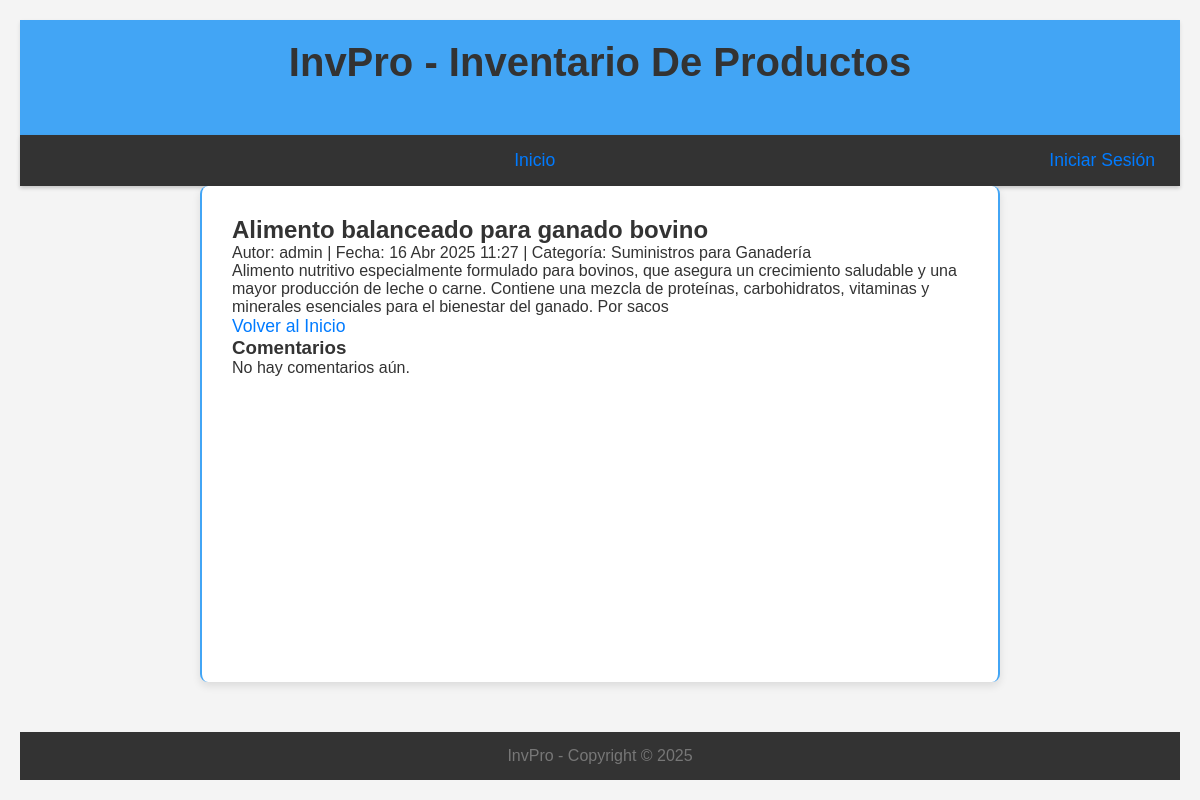
The page /producto/1/ on the database as committed earlier.
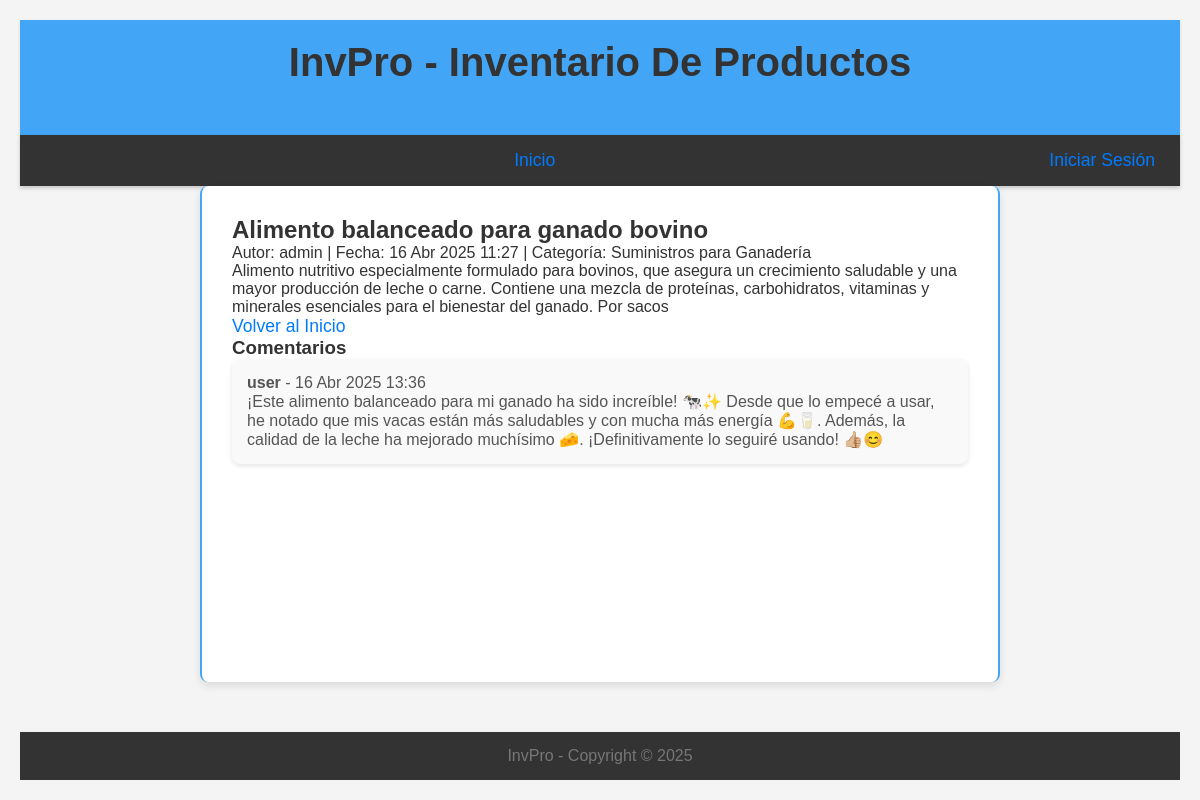
The same page on the database as committed later.
### producto/models.py (models this page shows, shortened)
class Producto(models.Model):
    nombre = models.CharField(max_length=200)
    descripcion = models.TextField()
    precio = models.DecimalField(max_digits=10, decimal_places=2)
    cantidad = models.IntegerField()
    autor = models.ForeignKey(User, on_delete=models.CASCADE)  # Relación con usuario (quién maneja el producto)
    categoria = models.ForeignKey(Categoria, on_delete=models.SET_NULL, null=True, blank=True)  # Relación con categoría
    created_at = models.DateTimeField(auto_now_add=True)
    updated_at = models.DateTimeField(auto_now=True)

class Categoria(models.Model):
    nombre = models.CharField(max_length=100, unique=True)
    class Meta:
        verbose_name = "Categoría"
        verbose_name_plural = "Categorías"

class Comentario(models.Model):
    producto = models.ForeignKey(Producto, on_delete=models.CASCADE, related_name="comentarios")  # Relación con producto
    autor = models.ForeignKey(User, on_delete=models.CASCADE)  # Relación con usuario (quién comenta)
    contenido = models.TextField()
    created_at = models.DateTimeField(auto_now_add=True)

### producto/views.py (the view, shortened to what this page needs)
# urls.py: path('producto/<int:producto_id>/', views.detalle_producto, name='detalle_producto'),  # Detalle de producto
def detalle_producto(request, producto_id):
    producto = get_object_or_404(Producto, id=producto_id)
    comentarios = producto.comentarios.all().order_by('-created_at')  # Trae todos los comentarios ordenados por fecha
    form = ComentarioForm()
    return render(request, 'producto/detalle_producto.html', {
        'producto': producto,
        'comentarios': comentarios,
        'form': form
    })

### producto/templates/producto/detalle_producto.html (shortened to what this page needs)
{% extends 'producto/base.html' %}
{% load static %}
{% block extra_head %}
<link rel="stylesheet" href="{% static 'producto/css/detalle_producto.css' %}">
{% endblock extra_head %}
{% block content %}
<div class="detalle-producto">
    <h2 class="producto-title">{{ producto.nombre }}</h2>
    <p class="producto-meta">
        Autor: {{ producto.autor.username }} |
        Fecha: {{ producto.created_at|date:"d M Y H:i" }} |
        Categoría: {{ producto.categoria.nombre|default:"Sin categoría" }}
    </p>
    <div class="producto-contenido">
        {{ producto.descripcion }}
    </div>
    <div class="producto-actions">
        {% if user.is_authenticated %}
            <a href="{% url 'productos' %}" class="btn-volver">Volver a Productos</a>
            {% if user == producto.autor or user.is_superuser %}
                <a href="{% url 'editar_producto' producto.id %}" class="btn-editar">Editar</a>
                <a href="{% url 'borrar_producto' producto.id %}" class="btn-eliminar">Eliminar</a>
            {% endif %}
        {% else %}
            <a href="{% url 'index' %}" class="btn-volver">Volver al Inicio</a>
        {% endif %}
    </div>
</div>
<div class="comentarios-section">
    <h3>Comentarios</h3>
    {% for comentario in comentarios %}
        <div class="comentario">
            <p><strong>{{ comentario.autor.username }}</strong> - {{ comentario.created_at|date:"d M Y H:i" }}</p>
            <p>{{ comentario.contenido }}</p>
        </div>
    {% empty %}
        <p>No hay comentarios aún.</p>
    {% endfor %}
</div>
{% endblock %}

### producto/templates/producto/base.html (shortened to what this page needs)
{% load static %}
<!DOCTYPE html>
<html lang="es">
<head>
    <link rel="stylesheet" href="{% static 'producto/css/base.css' %}">
    {% block extra_head %}
    {% endblock extra_head %}
</head>
<body>
    <main>
        <header class="header-container">
            <div class="header-content">
                {% if user.is_authenticated %}
                <h1 class="user-welcome">Bienvenido {{ user.username }}</h1>
                {% else %}
                <h1 class="site-title">InvPro - Inventario De Productos</h1>
                {% endif %}
            </div>
        </header>
        <nav id="navbar">
            <ul>
                <li><a href="{% url 'index' %}">Inicio</a></li>
            </ul>
            <div class="nav-auth">
                {% if user.is_authenticated %}
                <p>
                    <a href="{% url 'perfil' %}">Perfil</a> |
                    <a class="nav-link" href="#" onClick="document.getElementById('logoutform').submit()">Salir</a>
                </p>
                <form id="logoutform" method="POST" action="{% url 'logout' %}">
                    {% csrf_token %}
                    <input type="hidden">
                </form>
                {% else %}
                <a href="{% url 'login' %}">Iniciar Sesión</a>
                {% endif %}
            </div>
        </nav>
        <section class="page_content">
            {% block content %}
            {% endblock content %}
        </section>
        <footer>
            <p>InvPro - Copyright © 2025</p>
        </footer>
    </main>
</body>
</html>

### producto/static/producto/css/base.css (style rules this page uses)
html, body { height: 100%; margin: 0; font-family: 'Segoe UI', Tahoma, Geneva, Verdana, sans-serif; }
body { display: flex; flex-direction: column; background-color: #f4f4f9; }
main { flex: 1; display: flex; flex-direction: column; }
header { padding: 20px; background-color: #42a5f5; text-align: center; color: white; box-shadow: 0 2px 4px rgba(0, 0, 0, 0.1); }
#navbar { display: flex; justify-content: space-between; padding: 15px 25px; background-color: #333; box-shadow: 0 2px 4px rgba(0, 0, 0, 0.2); }
#navbar ul { display: flex; list-style: none; margin: auto; }
#navbar ul li { margin-right: 25px; }
#navbar div { display: flex; align-items: center; }
a { text-decoration: none; color: #ffffff; font-size: 1.1em; transition: color 0.3s ease; }
.page_content { padding: 30px; flex: 1; margin: 0 15vw; border-left: 2px solid #42a5f5; border-right: 2px solid #42a5f5; background-color: #ffffff; box-shadow: 0 4px 8px rgba(0, 0, 0, 0.1); border-radius: 8px; }
footer { text-align: center; padding: 15px; background-color: #333; color: white; font-size: 1em; }
footer p { margin: 0; }

### producto/static/producto/css/detalle_producto.css (style rules this page uses)
* { margin: 0; padding: 0; box-sizing: border-box; }
body { font-family: Arial, sans-serif; background-color: #f4f4f4; color: #333; display: flex; justify-content: center; align-items: flex-start; min-height: 100vh; padding: 20px; }
h1 { font-size: 2.5em; color: #333; margin-bottom: 30px; text-align: center; }
.comentario { background-color: #f9f9f9; padding: 15px; margin-bottom: 15px; border-radius: 8px; box-shadow: 0 2px 5px rgba(0, 0, 0, 0.1); }
.comentario p { font-size: 1em; color: #555; }
footer { margin-top: 50px; text-align: center; font-size: 1em; color: #777; }
a { color: #007bff; text-decoration: none; }

Rows that differ between the two databases and show on the page:
added Comentario: autor.username "user", created_at "16 Abr 2025 13:36", contenido "¡Este alimento balanceado para mi ganado ha sido increíble! 🐄✨ Desde que lo empecé a usar, he notado que mis vacas están más saludables y con mucha más energía 💪🥛. Además, la calidad de la leche ha mejorado muchísimo 🧀. ¡Definitivamente lo seguiré usando! 👍🏼😊"
Other text that changed with them:
text no longer shown: "No hay comentarios aún."
